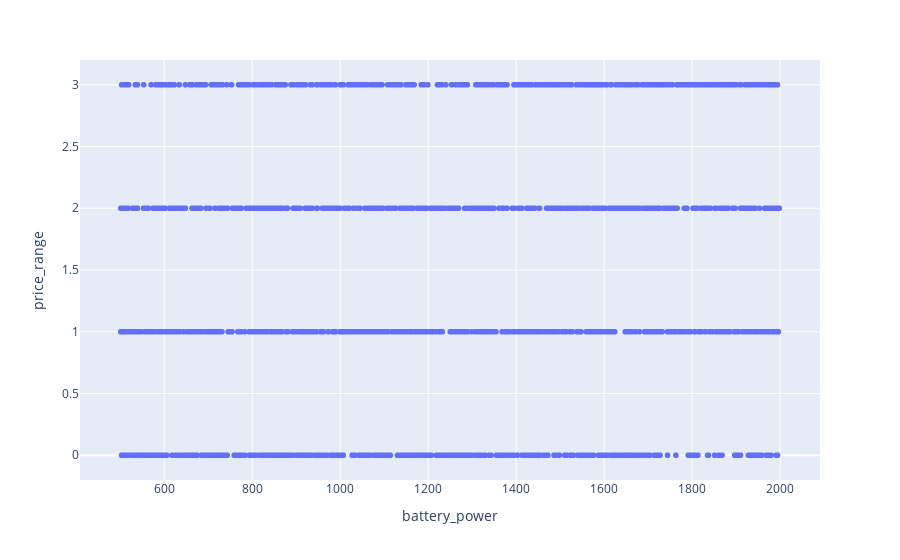

Notebook source saved alongside this figure:
### Code cell
# how variables change with respect to price_range
fig = px.scatter(df_train,x='battery_power',y='price_range')
fig

### Figure 1 — Plotly figure (JSON) as saved in the notebook; plotly's stock layout.template omitted (floating-point values rounded to 4 significant figures; data arrays with more than 128 entries replaced by an {"elided": "..."} marker saying what was removed)
{"data": [{"hovertemplate": "battery_power=%{x}<br>price_range=%{y}<extra></extra>", "legendgroup": "", "marker": {"color": "#636efa", "symbol": "circle"}, "mode": "markers", "name": "", "showlegend": false, "type": "scattergl", "x": {"elided": "2000 int values"}, "xaxis": "x", "y": {"elided": "2000 int values"}, "yaxis": "y"}], "layout": {"legend": {"tracegroupgap": 0}, "margin": {"t": 60}, "xaxis": {"anchor": "y", "domain": [0, 1], "title": {"text": "battery_power"}}, "yaxis": {"anchor": "x", "domain": [0, 1], "title": {"text": "price_range"}}}}
